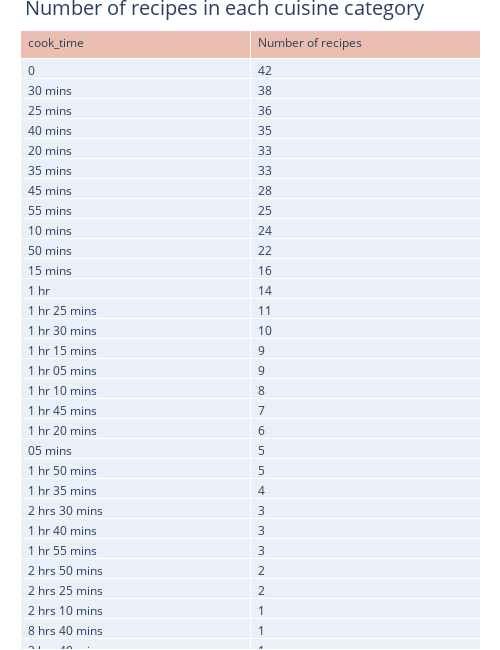

This figure's notebook cell:
### Code cell
trace = go.Table(
                header=dict(values=['cook_time','Number of recipes'],
                fill = dict(color=['#EABEB0']), 
                align = ['left'] * 5),
                cells=dict(values=[data1.cook_time.value_counts().index,data1.cook_time.value_counts()],
                align = ['left'] * 5))

layout = go.Layout(title='Number of recipes in each cuisine category',
                   titlefont = dict(size = 20),
                   width=500, height=650, 
                   paper_bgcolor =  'rgba(0,0,0,0)',
                   plot_bgcolor = 'rgba(0,0,0,0)',
                   autosize = False,
                   margin=dict(l=20,r=20,b=1,t=30,pad=1),
                   )
data = [trace]
fig = dict(data=data, layout=layout)
iplot(fig)

### Figure 1 — Plotly figure (JSON) as saved in the notebook; plotly's stock layout.template omitted (floating-point values rounded to 4 significant figures)
{"data": [{"cells": {"align": ["left", "left", "left", "left", "left"], "values": [[0, "30 mins", "25 mins", "40 mins", "20 mins", "35 mins", "45 mins", "55 mins", "10 mins", "50 mins", "15 mins", "1 hr", "1 hr 25 mins", "1 hr 30 mins", "1 hr 15 mins", "1 hr 05 mins", "1 hr 10 mins", "1 hr 45 mins", "1 hr 20 mins", "05 mins", "1 hr 50 mins", "1 hr 35 mins", "2 hrs 30 mins", "1 hr 40 mins", "1 hr 55 mins", "2 hrs 50 mins", "2 hrs 25 mins", "2 hrs 10 mins", "8 hrs 40 mins", "2 hrs 40 mins", "45 mins 20 seconds", "21 mins", "2 hrs 29 mins", "45 mins 10 seconds", "4 hrs 50 mins", "2 hrs 05 mins", "1 hr  20 seconds", "41 mins"], [42, 38, 36, 35, 33, 33, 28, 25, 24, 22, 16, 14, 11, 10, 9, 9, 8, 7, 6, 5, 5, 4, 3, 3, 3, 2, 2, 1, 1, 1, 1, 1, 1, 1, 1, 1, 1, 1]]}, "header": {"align": ["left", "left", "left", "left", "left"], "fill": {"color": ["#EABEB0"]}, "values": ["cook_time", "Number of recipes"]}, "type": "table"}], "layout": {"autosize": false, "height": 650, "margin": {"b": 1, "l": 20, "pad": 1, "r": 20, "t": 30}, "paper_bgcolor": "rgba(0,0,0,0)", "plot_bgcolor": "rgba(0,0,0,0)", "title": {"font": {"size": 20}, "text": "Number of recipes in each cuisine category"}, "width": 500}}
